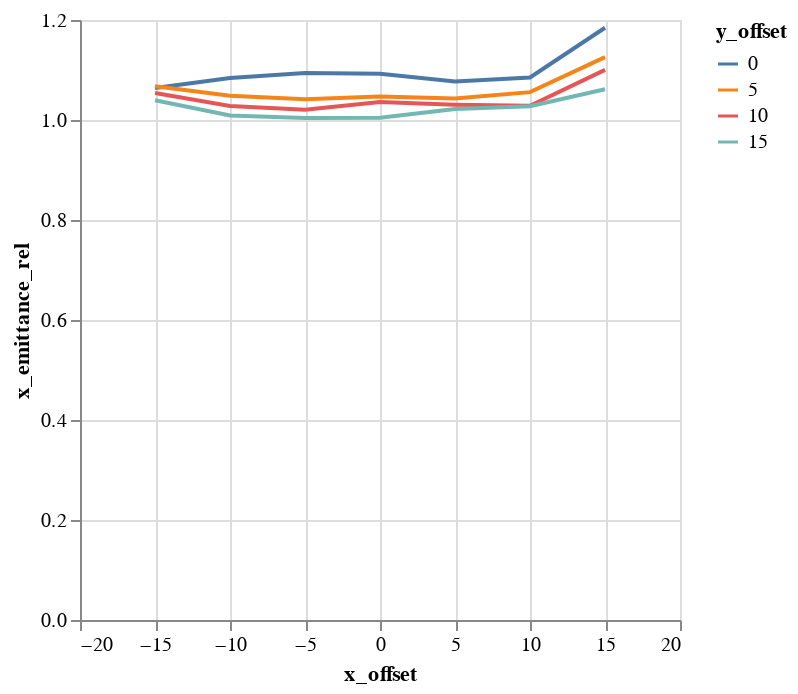

Notebook cell for this chart:
### Code cell
alt.Chart(emit_df).mark_line().encode(
    color='y_offset:N',
    x='x_offset',
    y='x_emittance_rel',
)

### Figure 1 — Vega-Lite specification as saved in the notebook (floating-point values rounded to 4 significant figures)
{"$schema": "https://vega.github.io/schema/vega-lite/v1.2.1.json", "data": {"values": [{"losses": 0, "relbeta": 0.002308, "sourceID": 16777222, "sourceName": "x_-15_y_0", "x_emittance": 1.725, "x_emittance_rel": 1.064, "x_norm_emittance": 0.003982, "x_offset": -15, "y_emittance": 1.678, "y_emittance_rel": 1.067, "y_norm_emittance": 0.003873, "y_offset": 0}, {"losses": 0, "relbeta": 0.002308, "sourceID": 16777229, "sourceName": "x_-15_y_5", "x_emittance": 1.701, "x_emittance_rel": 1.067, "x_norm_emittance": 0.003926, "x_offset": -15, "y_emittance": 1.72, "y_emittance_rel": 1.079, "y_norm_emittance": 0.003971, "y_offset": 5}, {"losses": 0, "relbeta": 0.002308, "sourceID": 16777236, "sourceName": "x_-15_y_10", "x_emittance": 1.705, "x_emittance_rel": 1.054, "x_norm_emittance": 0.003935, "x_offset": -15, "y_emittance": 1.68, "y_emittance_rel": 1.052, "y_norm_emittance": 0.003878, "y_offset": 10}, {"losses": 0, "relbeta": 0.002308, "sourceID": 16777243, "sourceName": "x_-15_y_15", "x_emittance": 1.737, "x_emittance_rel": 1.039, "x_norm_emittance": 0.00401, "x_offset": -15, "y_emittance": 1.699, "y_emittance_rel": 1.023, "y_norm_emittance": 0.003923, "y_offset": 15}, {"losses": 0, "relbeta": 0.002308, "sourceID": 16777220, "sourceName": "x_-10_y_0", "x_emittance": 1.726, "x_emittance_rel": 1.084, "x_norm_emittance": 0.003984, "x_offset": -10, "y_emittance": 1.665, "y_emittance_rel": 1.072, "y_norm_emittance": 0.003844, "y_offset": 0}, {"losses": 0, "relbeta": 0.002308, "sourceID": 16777227, "sourceName": "x_-10_y_5", "x_emittance": 1.691, "x_emittance_rel": 1.048, "x_norm_emittance": 0.003904, "x_offset": -10, "y_emittance": 1.658, "y_emittance_rel": 1.049, "y_norm_emittance": 0.003827, "y_offset": 5}, {"losses": 0, "relbeta": 0.002308, "sourceID": 16777234, "sourceName": "x_-10_y_10", "x_emittance": 1.528, "x_emittance_rel": 1.028, "x_norm_emittance": 0.003528, "x_offset": -10, "y_emittance": 1.709, "y_emittance_rel": 1.026, "y_norm_emittance": 0.003945, "y_offset": 10}, {"losses": 0, "relbeta": 0.002308, "sourceID": 16777241, "sourceName": "x_-10_y_15", "x_emittance": 1.463, "x_emittance_rel": 1.009, "x_norm_emittance": 0.003378, "x_offset": -10, "y_emittance": 1.635, "y_emittance_rel": 1.001, "y_norm_emittance": 0.003775, "y_offset": 15}, {"losses": 0, "relbeta": 0.002308, "sourceID": 16777218, "sourceName": "x_-5_y_0", "x_emittance": 1.834, "x_emittance_rel": 1.094, "x_norm_emittance": 0.004234, "x_offset": -5, "y_emittance": 1.86, "y_emittance_rel": 1.083, "y_norm_emittance": 0.004293, "y_offset": 0}, {"losses": 0, "relbeta": 0.002308, "sourceID": 16777225, "sourceName": "x_-5_y_5", "x_emittance": 1.587, "x_emittance_rel": 1.042, "x_norm_emittance": 0.003663, "x_offset": -5, "y_emittance": 1.675, "y_emittance_rel": 1.031, "y_norm_emittance": 0.003868, "y_offset": 5}, {"losses": 0, "relbeta": 0.002308, "sourceID": 16777232, "sourceName": "x_-5_y_10", "x_emittance": 1.543, "x_emittance_rel": 1.021, "x_norm_emittance": 0.003561, "x_offset": -5, "y_emittance": 1.577, "y_emittance_rel": 1.021, "y_norm_emittance": 0.003641, "y_offset": 10}, {"losses": 0, "relbeta": 0.002308, "sourceID": 16777239, "sourceName": "x_-5_y_15", "x_emittance": 1.698, "x_emittance_rel": 1.004, "x_norm_emittance": 0.00392, "x_offset": -5, "y_emittance": 1.518, "y_emittance_rel": 1.009, "y_norm_emittance": 0.003504, "y_offset": 15}, {"losses": 0, "relbeta": 0.002308, "sourceID": 16777216, "sourceName": "x_0_y_0", "x_emittance": 1.683, "x_emittance_rel": 1.093, "x_norm_emittance": 0.003884, "x_offset": 0, "y_emittance": 1.625, "y_emittance_rel": 1.057, "y_norm_emittance": 0.00375, "y_offset": 0}, {"losses": 0, "relbeta": 0.002308, "sourceID": 16777223, "sourceName": "x_0_y_5", "x_emittance": 1.613, "x_emittance_rel": 1.047, "x_norm_emittance": 0.003724, "x_offset": 0, "y_emittance": 1.579, "y_emittance_rel": 1.029, "y_norm_emittance": 0.003646, "y_offset": 5}, {"losses": 0, "relbeta": 0.002308, "sourceID": 16777230, "sourceName": "x_0_y_10", "x_emittance": 1.453, "x_emittance_rel": 1.036, "x_norm_emittance": 0.003354, "x_offset": 0, "y_emittance": 1.498, "y_emittance_rel": 1.016, "y_norm_emittance": 0.003459, "y_offset": 10}, {"losses": 0, "relbeta": 0.002308, "sourceID": 16777237, "sourceName": "x_0_y_15", "x_emittance": 1.776, "x_emittance_rel": 1.004, "x_norm_emittance": 0.0041, "x_offset": 0, "y_emittance": 1.618, "y_emittance_rel": 1.003, "y_norm_emittance": 0.003735, "y_offset": 15}, {"losses": 0, "relbeta": 0.002308, "sourceID": 16777217, "sourceName": "x_5_y_0", "x_emittance": 1.669, "x_emittance_rel": 1.077, "x_norm_emittance": 0.003853, "x_offset": 5, "y_emittance": 1.753, "y_emittance_rel": 1.047, "y_norm_emittance": 0.004046, "y_offset": 0}, {"losses": 0, "relbeta": 0.002308, "sourceID": 16777224, "sourceName": "x_5_y_5", "x_emittance": 1.671, "x_emittance_rel": 1.043, "x_norm_emittance": 0.003858, "x_offset": 5, "y_emittance": 1.54, "y_emittance_rel": 1.045, "y_norm_emittance": 0.003555, "y_offset": 5}, {"losses": 0, "relbeta": 0.002308, "sourceID": 16777231, "sourceName": "x_5_y_10", "x_emittance": 1.508, "x_emittance_rel": 1.031, "x_norm_emittance": 0.00348, "x_offset": 5, "y_emittance": 1.626, "y_emittance_rel": 1.02, "y_norm_emittance": 0.003753, "y_offset": 10}, {"losses": 0, "relbeta": 0.002308, "sourceID": 16777238, "sourceName": "x_5_y_15", "x_emittance": 1.633, "x_emittance_rel": 1.022, "x_norm_emittance": 0.00377, "x_offset": 5, "y_emittance": 1.576, "y_emittance_rel": 1.001, "y_norm_emittance": 0.003638, "y_offset": 15}, {"losses": 0, "relbeta": 0.002308, "sourceID": 16777219, "sourceName": "x_10_y_0", "x_emittance": 1.649, "x_emittance_rel": 1.085, "x_norm_emittance": 0.003805, "x_offset": 10, "y_emittance": 1.742, "y_emittance_rel": 1.089, "y_norm_emittance": 0.004021, "y_offset": 0}, {"losses": 0, "relbeta": 0.002308, "sourceID": 16777226, "sourceName": "x_10_y_5", "x_emittance": 1.528, "x_emittance_rel": 1.056, "x_norm_emittance": 0.003528, "x_offset": 10, "y_emittance": 1.583, "y_emittance_rel": 1.051, "y_norm_emittance": 0.003654, "y_offset": 5}, {"losses": 0, "relbeta": 0.002308, "sourceID": 16777233, "sourceName": "x_10_y_10", "x_emittance": 1.793, "x_emittance_rel": 1.029, "x_norm_emittance": 0.004138, "x_offset": 10, "y_emittance": 1.651, "y_emittance_rel": 1.024, "y_norm_emittance": 0.003812, "y_offset": 10}, {"losses": 0, "relbeta": 0.002308, "sourceID": 16777240, "sourceName": "x_10_y_15", "x_emittance": 1.616, "x_emittance_rel": 1.028, "x_norm_emittance": 0.003731, "x_offset": 10, "y_emittance": 1.519, "y_emittance_rel": 1.005, "y_norm_emittance": 0.003506, "y_offset": 15}, {"losses": 0, "relbeta": 0.002308, "sourceID": 16777221, "sourceName": "x_15_y_0", "x_emittance": 1.775, "x_emittance_rel": 1.184, "x_norm_emittance": 0.004097, "x_offset": 15, "y_emittance": 1.657, "y_emittance_rel": 1.05, "y_norm_emittance": 0.003825, "y_offset": 0}, {"losses": 1, "relbeta": 0.002308, "sourceID": 16777228, "sourceName": "x_15_y_5", "x_emittance": 1.77, "x_emittance_rel": 1.126, "x_norm_emittance": 0.004085, "x_offset": 15, "y_emittance": 1.567, "y_emittance_rel": 1.055, "y_norm_emittance": 0.003617, "y_offset": 5}, {"losses": 0, "relbeta": 0.002308, "sourceID": 16777235, "sourceName": "x_15_y_10", "x_emittance": 1.785, "x_emittance_rel": 1.1, "x_norm_emittance": 0.004122, "x_offset": 15, "y_emittance": 1.651, "y_emittance_rel": 1.022, "y_norm_emittance": 0.00381, "y_offset": 10}, {"losses": 0, "relbeta": 0.002308, "sourceID": 16777242, "sourceName": "x_15_y_15", "x_emittance": 1.608, "x_emittance_rel": 1.061, "x_norm_emittance": 0.003712, "x_offset": 15, "y_emittance": 1.597, "y_emittance_rel": 1.006, "y_norm_emittance": 0.003687, "y_offset": 15}]}, "encoding": {"color": {"field": "y_offset", "type": "nominal"}, "x": {"field": "x_offset", "type": "quantitative"}, "y": {"field": "x_emittance_rel", "type": "quantitative"}}, "mark": "line"}
